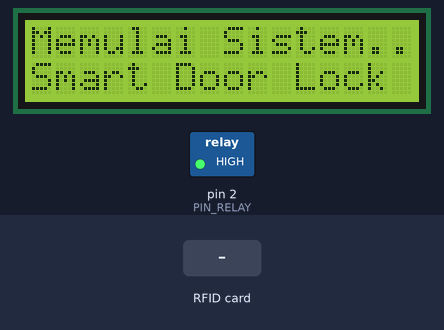
A sketch run on a simulated Arduino Uno, built with avr-gcc and run on an emulated ATmega328P. Shown: 16×2 character LCD, switched loads named in the sketch (green lamp = pin HIGH). The inputs (shaded band) are chosen by the test bench. The audio player accepts every command and is not drawn; pins used as bus, display or sensor lines are not drawn; what the sketch prints to the serial monitor is not drawn.

Above: at 0.2 s.
At 3.4 s:
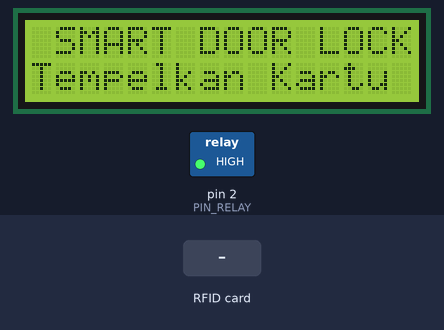
3.5 s: RFID card 93 4F E7 00 held to the reader
At 4.9 s:
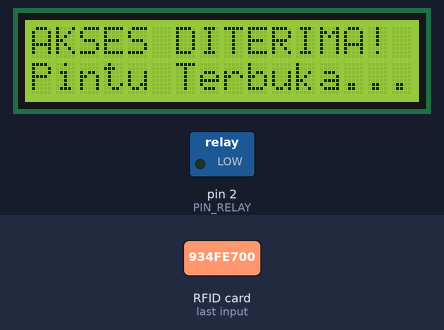
Timing chart, 0 to 10.1 s (numbered marks = the images above; inputs shaded):
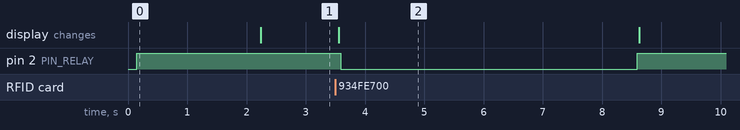

The sketch:

sketch_main.ino
```cpp
/*
 * PROJECT: RFID Smart Door Lock with Voice (DFPlayer Mini) & LCD 16x2 I2C
 * HARDWARE: Arduino Uno, RC522, Relay, Solenoid 12V, DFPlayer Mini + Speaker, LCD 16x2 I2C
 */

#include <SPI.h>
#include <MFRC522.h>
#include <SoftwareSerial.h>
#include <DFRobotDFPlayerMini.h>
#include <Wire.h>
#include <LiquidCrystal_I2C.h>

// --- Definisi Pin RFID & Relay ---
#define RST_PIN   9
#define SS_PIN    10
#define PIN_RELAY 2

// --- Definisi Pin DFPlayer Mini (Menggantikan Buzzer) ---
// Catatan: Pin 10 & 11 dipakai RFID (SPI), jadi DFPlayer memakai Pin 3 & 4
#define DF_RX_PIN 3  // Hubungkan ke pin TX DFPlayer
#define DF_TX_PIN 4  // Hubungkan ke pin RX DFPlayer (melalui resistor 1k ohm)

// Buat objek RFID, DFPlayer, & LCD I2C (Alamat umum: 0x27 atau 0x3F)
MFRC522 mfrc522(SS_PIN, RST_PIN);
SoftwareSerial mySerial(DF_RX_PIN, DF_TX_PIN);
DFRobotDFPlayerMini myDFPlayer;
LiquidCrystal_I2C lcd(0x27, 16, 2);

// --- SESUAIKAN UID KARTU KITA ---
byte kartuTerdaftar[] = {0x93, 0x4F, 0xE7, 0x00}; // Kartu RFID Hansel

void setup() {
  Serial.begin(9600);
  mySerial.begin(9600);

  // Inisialisasi LCD 16x2 I2C
  lcd.init();
  lcd.backlight();
  lcd.clear();
  lcd.setCursor(0, 0);
  lcd.print(F("Memulai Sistem.."));
  lcd.setCursor(0, 1);
  lcd.print(F("Smart Door Lock"));

  SPI.begin();        // Inisialisasi bus SPI
  mfrc522.PCD_Init(); // Inisialisasi modul RFID RC522

  pinMode(PIN_RELAY, OUTPUT);

  // Setelan awal: Pintu terkunci (Relay OFF - Active LOW)
  digitalWrite(PIN_RELAY, HIGH);

  // Berikan waktu DFPlayer Mini untuk menyala sempurna
  delay(1500);
  Serial.println(F("Memulai DFPlayer Mini..."));

  if (!myDFPlayer.begin(mySerial)) {
    Serial.println(F("DFPlayer Mini gagal diinisialisasi atau MicroSD tidak terbaca!"));
    lcd.clear();
    lcd.setCursor(0, 0);
    lcd.print(F("DFPlayer Error!"));
    lcd.setCursor(0, 1);
    lcd.print(F("Cek MicroSD/Kabel"));
    delay(2000);
    // Sistem tetap bisa lanjut meskipun audio error, atau gunakan while(true); jika ingin berhenti
  } else {
    Serial.println(F("DFPlayer siap bekerja."));
    myDFPlayer.volume(30); // Volume maksimal (0 - 30)
  }

  Serial.println(F("-----------------------------------"));
  Serial.println(F("Sistem Smart Door Lock Aktif!"));
  Serial.println(F("Silakan tempelkan kartu Anda..."));

  tampilkanStandby();
}

void loop() {
  // 1. Cek apakah ada kartu baru yang ditempelkan
  if (!mfrc522.PICC_IsNewCardPresent()) {
    return;
  }

  // 2. Baca nomor seri (UID) kartu tersebut
  if (!mfrc522.PICC_ReadCardSerial()) {
    return;
  }

  // 3. Tampilkan UID Kartu ke Serial Monitor
  Serial.print(F("UID Kartu Terdeteksi:"));
  for (byte i = 0; i < mfrc522.uid.size; i++) {
    Serial.print(mfrc522.uid.uidByte[i] < 0x10 ? " 0" : " ");
    Serial.print(mfrc522.uid.uidByte[i], HEX);
  }
  Serial.println();

  // 4. Proses Verifikasi
  bool aksesDiberikan = true;

  if (mfrc522.uid.size == 4) {
    for (byte i = 0; i < 4; i++) {
      if (mfrc522.uid.uidByte[i] != kartuTerdaftar[i]) {
        aksesDiberikan = false;
        break;
      }
    }
  } else {
    aksesDiberikan = false; // Tolak jika format ukuran UID berbeda
  }

  // 5. Eksekusi Berdasarkan Hasil Verifikasi
  if (aksesDiberikan) {
    Serial.println(F("Akses Diterima! Pintu Terbuka."));
    bukaPintu();
  } else {
    Serial.println(F("Akses Ditolak! Kartu Tidak Dikenal."));
    tolakAkses();
  }

  // Hentikan pembacaan kartu agar tidak terbaca berulang-ulang
  mfrc522.PICC_HaltA();
  mfrc522.PCD_StopCrypto1();
}

// ==========================================
// FUNGSI TAMPILAN LCD & KONTROL PINTU
// ==========================================
void tampilkanStandby() {
  lcd.clear();
  lcd.setCursor(0, 0);
  lcd.print(F(" SMART DOOR LOCK"));
  lcd.setCursor(0, 1);
  lcd.print(F("Tempelkan Kartu"));
}

void bukaPintu() {
  // Tampilkan status pada LCD
  lcd.clear();
  lcd.setCursor(0, 0);
  lcd.print(F("AKSES DITERIMA!"));
  lcd.setCursor(0, 1);
  lcd.print(F("Pintu Terbuka..."));

  // Putar suara Akses Diterima (file: mp3/0001.mp3)
  myDFPlayer.play(1);

  // Buka pengunci pintu (Relay ON)
  digitalWrite(PIN_RELAY, LOW);

  // Tahan pintu terbuka selama 5 detik
  delay(5000);

  // Kunci kembali pintu (Relay OFF)
  digitalWrite(PIN_RELAY, HIGH);
  Serial.println(F("Pintu Kembali Terkunci."));

  // Kembalikan tampilan LCD ke mode standby
  tampilkanStandby();
}

void tolakAkses() {
  // Tampilkan status pada LCD
  lcd.clear();
  lcd.setCursor(0, 0);
  lcd.print(F(" AKSES DITOLAK! "));
  lcd.setCursor(0, 1);
  lcd.print(F("Kartu Asing/Salah"));

  // Putar suara Akses Ditolak (file: mp3/0002.mp3)
  myDFPlayer.play(2);

  // Pintu dipastikan tetap terkunci
  digitalWrite(PIN_RELAY, HIGH);

  // Beri jeda 2.5 detik agar suara selesai diputar sebelum sensor membaca ulang
  delay(2500);

  // Kembalikan tampilan LCD ke mode standby
  tampilkanStandby();
}
```

Measured:
- after the input at 3.5 s, pin 2 (PIN_RELAY): HIGH → LOW after 0.09 s, → HIGH 5.0 s later; the display: changes after 0.06 s (image 2)
